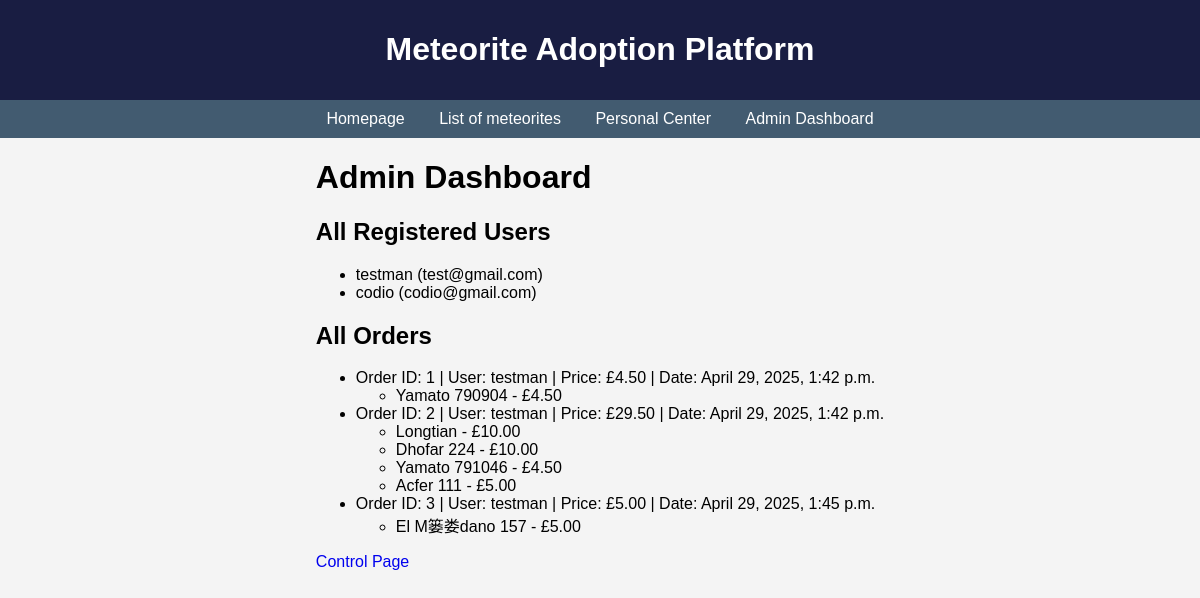
Before: /admin-dashboard/ (signed in) with the older database file.
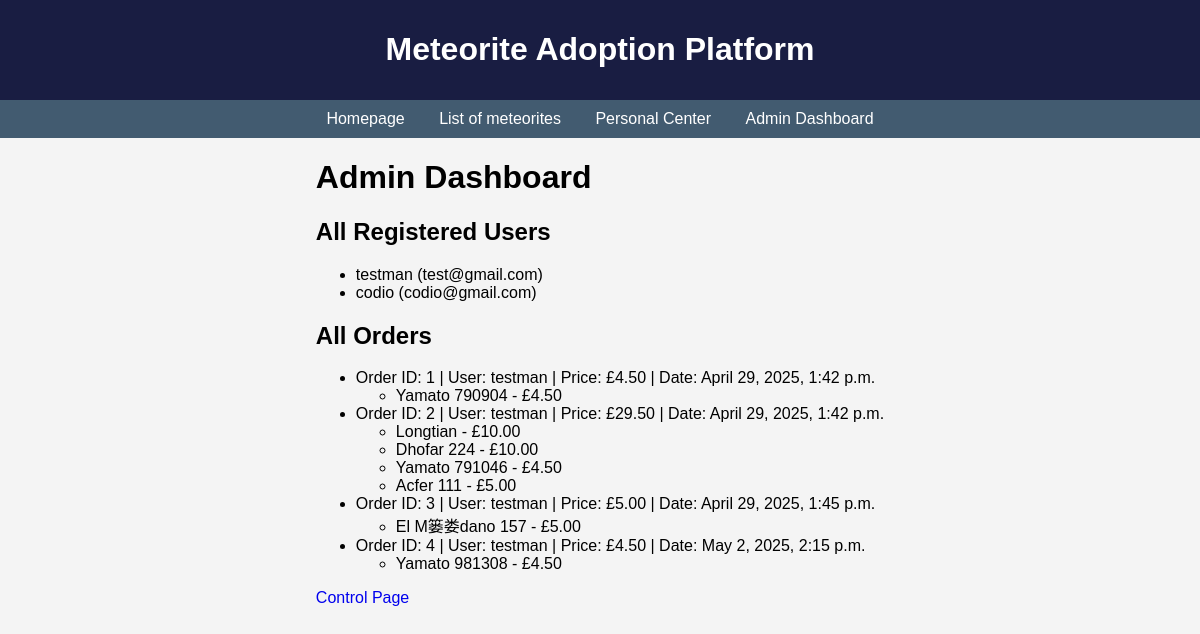
After: the same page with the newer database file.
### user/models.py (models this page shows)
class User(AbstractUser):
    USER_TYPE_CHOICES = [
        ('admin', 'Admin'),
        ('normal', 'Normal'),
    ]
    usertype = models.CharField(max_length=20, choices=USER_TYPE_CHOICES)
    reg_time = models.DateTimeField(auto_now_add=True)

### order/models.py (models this page shows)
class Order(models.Model):
    user = models.ForeignKey(User, on_delete=models.CASCADE)
    price = models.DecimalField(max_digits=10, decimal_places=2)
    date = models.DateTimeField(auto_now_add=True)

class OrderItem(models.Model):
    order = models.ForeignKey(Order, related_name='items', on_delete=models.CASCADE)
    meteorite = models.ForeignKey(Meteorite, on_delete=models.CASCADE)
    price = models.DecimalField(max_digits=10, decimal_places=2)

### meteorite/models.py (models this page shows)
class Meteorite(models.Model):
    name = models.CharField(max_length=100, unique=True)
    id = models.IntegerField(primary_key=True)
    nametype = models.CharField(max_length=20)
    recclass = models.CharField(max_length=50)
    mass = models.FloatField()
    fall = models.CharField(max_length=20)
    year = models.IntegerField()
    latitude = models.DecimalField(max_digits=9, decimal_places=6)
    longitude = models.DecimalField(max_digits=9, decimal_places=6)
    price = models.DecimalField(max_digits=10, decimal_places=2)

### mysite/views.py (the view)
# urls.py: path('admin-dashboard/', views.admin_dashboard, name='admin_dashboard'),
@user_passes_test(lambda u: u.is_superuser)
def admin_dashboard(request):
    users = User.objects.all()
    orders = Order.objects.all()
    return render(request, 'order/admin_dashboard.html', {
        'users': users,
        'orders': orders,
    })

### templates/order/admin_dashboard.html (shortened to what this page needs)
{% extends 'meteorite/main.html' %}
{% block content %}
    <h1>Admin Dashboard</h1>
    <h2>All Registered Users</h2>
    <ul>
        {% for user in users %}
            <li>{{ user.username }} ({{ user.email }})</li>
        {% endfor %}
    </ul>
    <h2>All Orders</h2>
    <ul>
        {% for order in orders %}
            <li>
                Order ID: {{ order.id }} | User: {{ order.user.username }} | Price: £{{ order.price }} | Date: {{ order.date }}
                <ul>
                    {% for item in order.items.all %}
                        <li>{{ item.meteorite.name }} - £{{ item.price }}</li>
                    {% endfor %}
                </ul>
            </li>
        {% endfor %}
    </ul>
    <a href="/admin/">Control Page</a>
{% endblock %}

Changed rows visible on the page:
added Order: id "4", user.username "testman", price "4.50", date "May 2, 2025, 2:15 p.m."
added OrderItem: meteorite.name "Yamato 981308", price "4.50", shown under "4"
